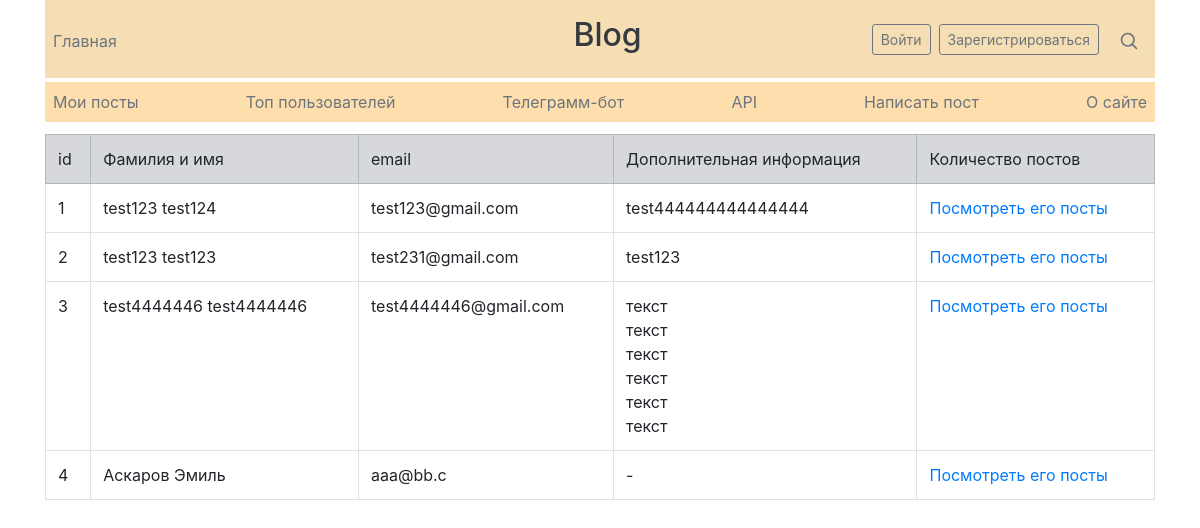
/users, run on an earlier commit of the app's database.
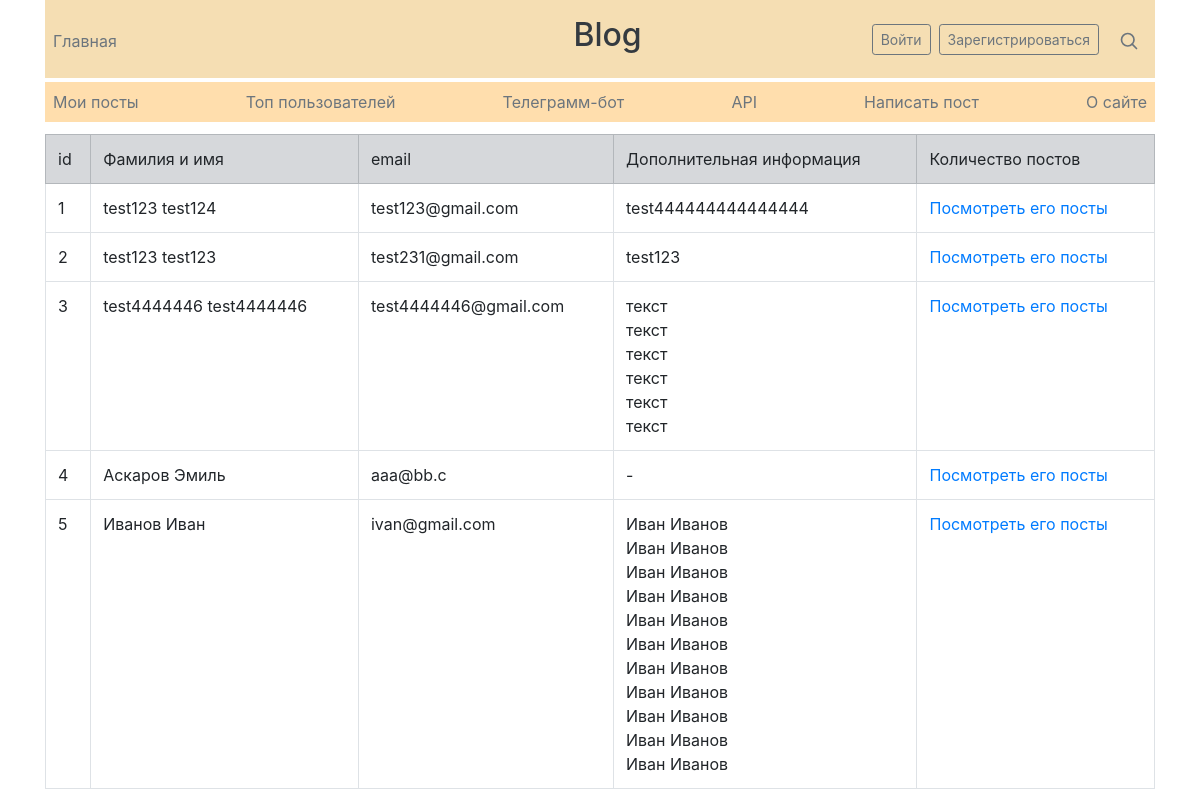
And on a later commit of the database.
### data/users.py (models this page shows, shortened)
class User(SqlAlchemyBase, UserMixin, SerializerMixin):
    __tablename__ = 'users'
    id = sqlalchemy.Column(sqlalchemy.Integer,
                           primary_key=True, autoincrement=True)
    surname = sqlalchemy.Column(sqlalchemy.String, nullable=True)
    name = sqlalchemy.Column(sqlalchemy.String, nullable=True)
    about = sqlalchemy.Column(sqlalchemy.String, nullable=True)
    email = sqlalchemy.Column(sqlalchemy.String,
                              index=True, unique=True, nullable=True)
    hashed_password = sqlalchemy.Column(sqlalchemy.String, nullable=True)
    posts = orm.relation("Post", back_populates='user')

### main.py (the view)
@app.route("/users")
def all_users():
    db_sess = db_session.create_session()
    users = db_sess.query(User).all()
    return render_template("users.html",
                           title='Пользователи',
                           users=users)

### data/db_session.py (called while the page is built)
def create_session() -> Session:
    global __factory
    return __factory()

### templates/users.html
{% extends "base.html" %}
{% block content %}
<table width="100%" class="table table-bordered">
    <tr class="table-secondary">
        <td>id</td>
        <td>Фамилия и имя</td>
        <td>email</td>
        <td>Дополнительная информация</td>
        <td>Количество постов</td>
    </tr>
    {% for user in users %}
    <tr>
        <td>{{ user.id }}</td>
        <td>{{ user.surname }} {{ user.name }}</td>
        <td>{{ user.email }}</td>
        <td>{{ user.about }}</td>
        <td><a href="/posts/users/{{ user.id }}">Посмотреть его посты</a></td>
    </tr>
    {% endfor %}
</table>
{% endblock %}

What changed in the data, as far as the page shows it:
added User: id "5", surname "Иванов", name "Иван", email "ivan@gmail.com", about "Иван Иванов Иван Иванов Иван Иванов Иван Иванов Иван Иванов Иван Иванов Иван Иванов Иван Иванов Иван Иванов Иван Иванов Иван Иванов"
